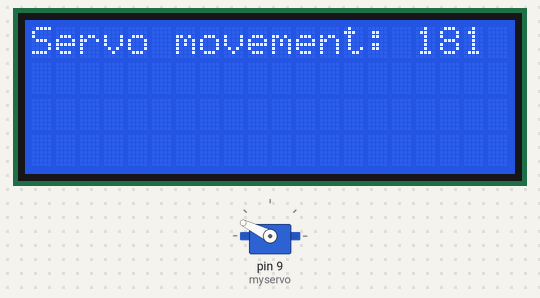
Simulated run of this sketch. Board: Arduino Uno, built with avr-gcc and run on an emulated ATmega328P. On the bench: servo, 20×4 character LCD.

Above: at 3.22 s.
At 10.7 s:
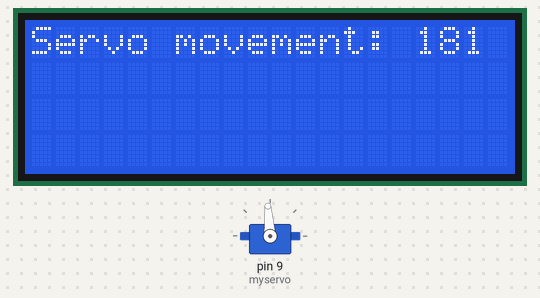
At 18.47 s:
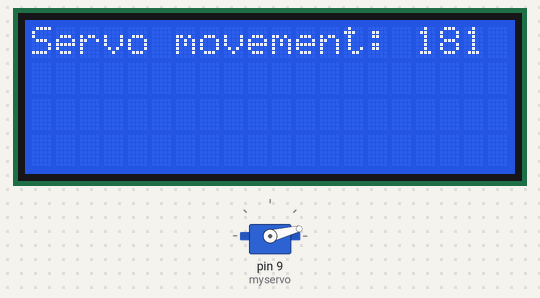
At 38.4 s:
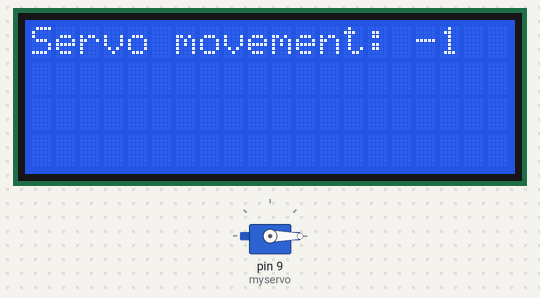
Timing chart, 0 to 40.0 s (numbered marks = the images above):
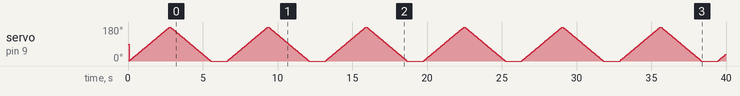

The sketch:

miniservoandlcd2004.ino
```cpp
/* Buu Lam - move servo and display the position */

#include <Servo.h>
#include <Wire.h>
#include <hd44780.h>                       // main hd44780 header
#include <hd44780ioClass/hd44780_I2Cexp.h> // i2c expander i/o class header

hd44780_I2Cexp lcd; // declare lcd object: auto locate & config exapander chip

Servo myservo;  // create servo object to control a servo
// twelve servo objects can be created on most boards

// LCD geometry
const int LCD_COLS = 20;
const int LCD_ROWS = 4;

int brightness = 250;  // how bright the LED is
int fadeAmount = 5;  // how many points to fade the LED by

int pos = 0;    // variable to store the servo position

void setup() {
  myservo.attach(9);  // attaches the servo on pin 9 to the servo object
}

void loop() {
  lcd.begin(LCD_COLS, LCD_ROWS);
  lcd.backlight();
  lcd.clear();
  lcd.setCursor(0, 0);
  for (pos = 0; pos <= 180; pos += 1) { // goes from 0 degrees to 180 degrees
    // in steps of 1 degree
    myservo.write(pos);              // tell servo to go to position in variable 'pos'
    delay(15);                       // waits 15ms for the servo to reach the position
  }
  lcd.print("Servo movement: ");
  lcd.print(pos);
  for (pos = 180; pos >= 0; pos -= 1) { // goes from 180 degrees to 0 degrees
    myservo.write(pos);              // tell servo to go to position in variable 'pos'
    delay(15);                       // waits 15ms for the servo to reach the position
  }
  lcd.clear();
  lcd.setCursor(0, 0);
  lcd.print("Servo movement: ");
  lcd.print(pos);
  delay(1000);
}
```
